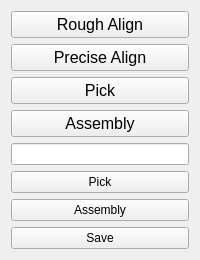
            <widget class="QWidget" name="ManualButtonsPage">
             <property name="styleSheet">
              <string notr="true"/>
             </property>
             <layout class="QVBoxLayout" name="verticalLayout_20">
              <item>
               <widget class="QPushButton" name="RoughAlignButton">
                <property name="sizePolicy">
                 <sizepolicy hsizetype="Minimum" vsizetype="Preferred">
                  <horstretch>0</horstretch>
                  <verstretch>0</verstretch>
                 </sizepolicy>
                </property>
                <property name="maximumSize">
                 <size>
                  <width>16777215</width>
                  <height>90</height>
                 </size>
                </property>
                <property name="font">
                 <font>
                  <pointsize>12</pointsize>
                 </font>
                </property>
                <property name="styleSheet">
                 <string notr="true"/>
                </property>
                <property name="text">
                 <string>Rough Align</string>
                </property>
                <property name="checkable">
                 <bool>true</bool>
                </property>
                <attribute name="buttonGroup">
                 <string notr="true">ManualButtons</string>
                </attribute>
               </widget>
              </item>
              <item>
               <widget class="QPushButton" name="PreciseAlignButton">
                <property name="sizePolicy">
                 <sizepolicy hsizetype="Minimum" vsizetype="Preferred">
                  <horstretch>0</horstretch>
                  <verstretch>0</verstretch>
                 </sizepolicy>
                </property>
                <property name="maximumSize">
                 <size>
                  <width>16777215</width>
                  <height>90</height>
                 </size>
                </property>
                <property name="font">
                 <font>
                  <pointsize>12</pointsize>
                 </font>
                </property>
                <property name="styleSheet">
                 <string notr="true"/>
                </property>
                <property name="text">
                 <string>Precise Align</string>
                </property>
                <property name="checkable">
                 <bool>true</bool>
                </property>
                <attribute name="buttonGroup">
                 <string notr="true">ManualButtons</string>
                </attribute>
               </widget>
              </item>
              <item>
               <widget class="QPushButton" name="PickButton">
                <property name="sizePolicy">
                 <sizepolicy hsizetype="Minimum" vsizetype="Preferred">
                  <horstretch>0</horstretch>
                  <verstretch>0</verstretch>
                 </sizepolicy>
                </property>
                <property name="maximumSize">
                 <size>
                  <width>16777215</width>
                  <height>90</height>
                 </size>
                </property>
                <property name="font">
                 <font>
                  <pointsize>12</pointsize>
                 </font>
                </property>
                <property name="styleSheet">
                 <string notr="true"/>
                </property>
                <property name="text">
                 <string>Pick</string>
                </property>
                <property name="checkable">
                 <bool>true</bool>
                </property>
                <attribute name="buttonGroup">
                 <string notr="true">ManualButtons</string>
                </attribute>
               </widget>
              </item>
              <item>
               <widget class="QPushButton" name="AssemblyButton">
                <property name="sizePolicy">
                 <sizepolicy hsizetype="Minimum" vsizetype="Preferred">
                  <horstretch>0</horstretch>
                  <verstretch>0</verstretch>
                 </sizepolicy>
                </property>
                <property name="maximumSize">
                 <size>
                  <width>16777215</width>
                  <height>90</height>
                 </size>
                </property>
                <property name="font">
                 <font>
                  <pointsize>12</pointsize>
                 </font>
                </property>
                <property name="styleSheet">
                 <string notr="true"/>
                </property>
                <property name="text">
                 <string>Assembly</string>
                </property>
                <property name="checkable">
                 <bool>true</bool>
                </property>
                <attribute name="buttonGroup">
                 <string notr="true">ManualButtons</string>
                </attribute>
               </widget>
              </item>
              <item>
               <widget class="QLineEdit" name="HeightRecipeInput">
                <property name="styleSheet">
                 <string notr="true">color: white;</string>
                </property>
               </widget>
              </item>
              <item>
               <widget class="QPushButton" name="PickRecipeButton">
                <property name="text">
                 <string>Pick</string>
                </property>
                <property name="checkable">
                 <bool>true</bool>
                </property>
                <attribute name="buttonGroup">
                 <string notr="true">RecipeModeGroup</string>
                </attribute>
               </widget>
              </item>
              <item>
               <widget class="QPushButton" name="AssemblyRecipeButton">
                <property name="text">
                 <string>Assembly</string>
                </property>
                <property name="checkable">
                 <bool>true</bool>
                </property>
                <attribute name="buttonGroup">
                 <string notr="true">RecipeModeGroup</string>
                </attribute>
               </widget>
              </item>
              <item>
               <widget class="QPushButton" name="SaveRecipeButton">
                <property name="text">
                 <string>Save</string>
                </property>
                <property name="checkable">
                 <bool>false</bool>
                </property>
               </widget>
              </item>
             </layout>
            </widget>
